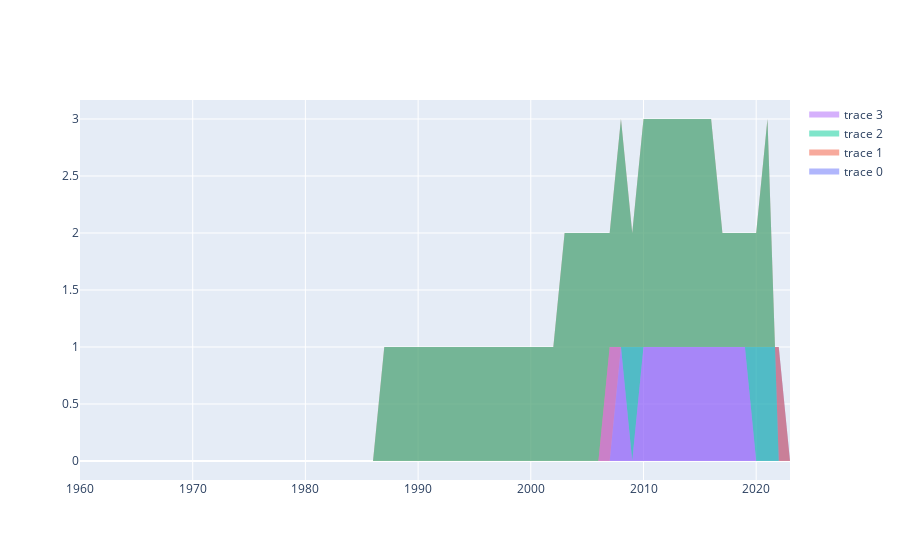

Notebook code cell kept with this figure:
### Code cell
fig = go.Figure()



fig.add_trace(go.Scatter(x=df['date'], y=df['Military_expenditure'], fill='tozeroy',
                    mode='none',name='Military Expendiure' # override default markers+lines
                    ))
fig.add_trace(go.Scatter(x=df['date'], y=df['Education_expenditure'], fill='tonexty',
                    mode= 'none'))

fig.add_trace(go.Scatter(x=df['date'], y=df['Tourism_expenditure'], fill='tonexty',
                    mode= 'none'))

fig.add_trace(go.Scatter(x=df['date'], y=df['Household_expenditure'], fill='tonexty',
                    mode= 'none'))


fig.show()
